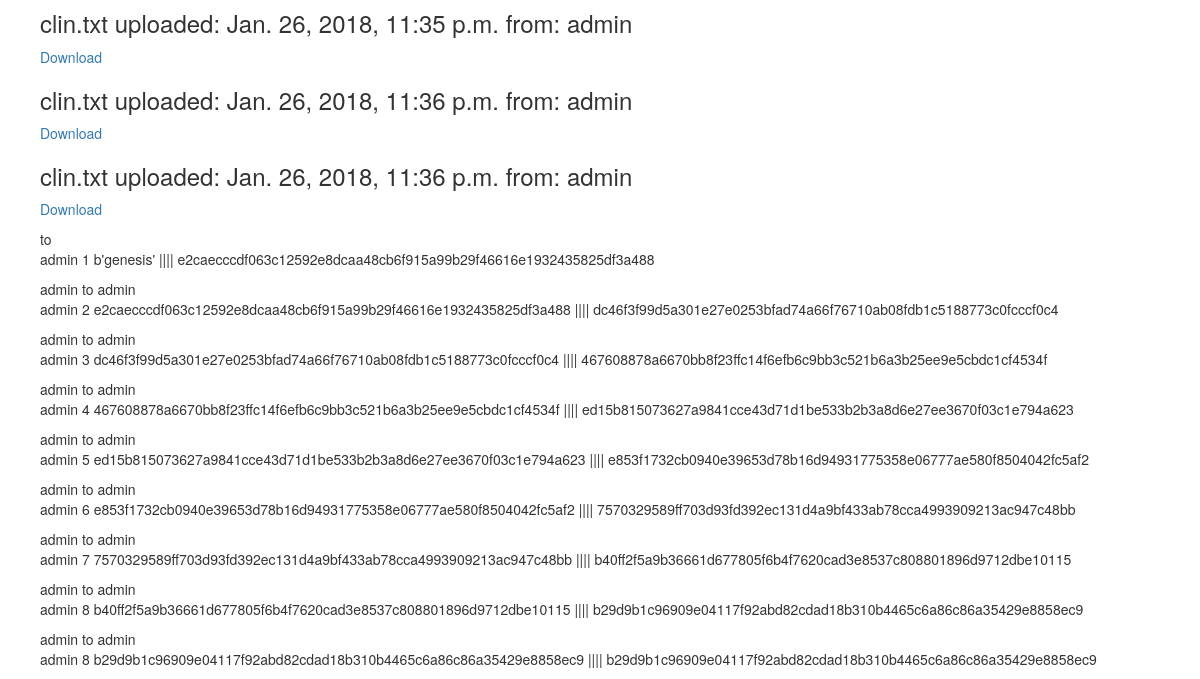
Before: /clinicaltrials/user/ (signed in, lower part) with the older database file.
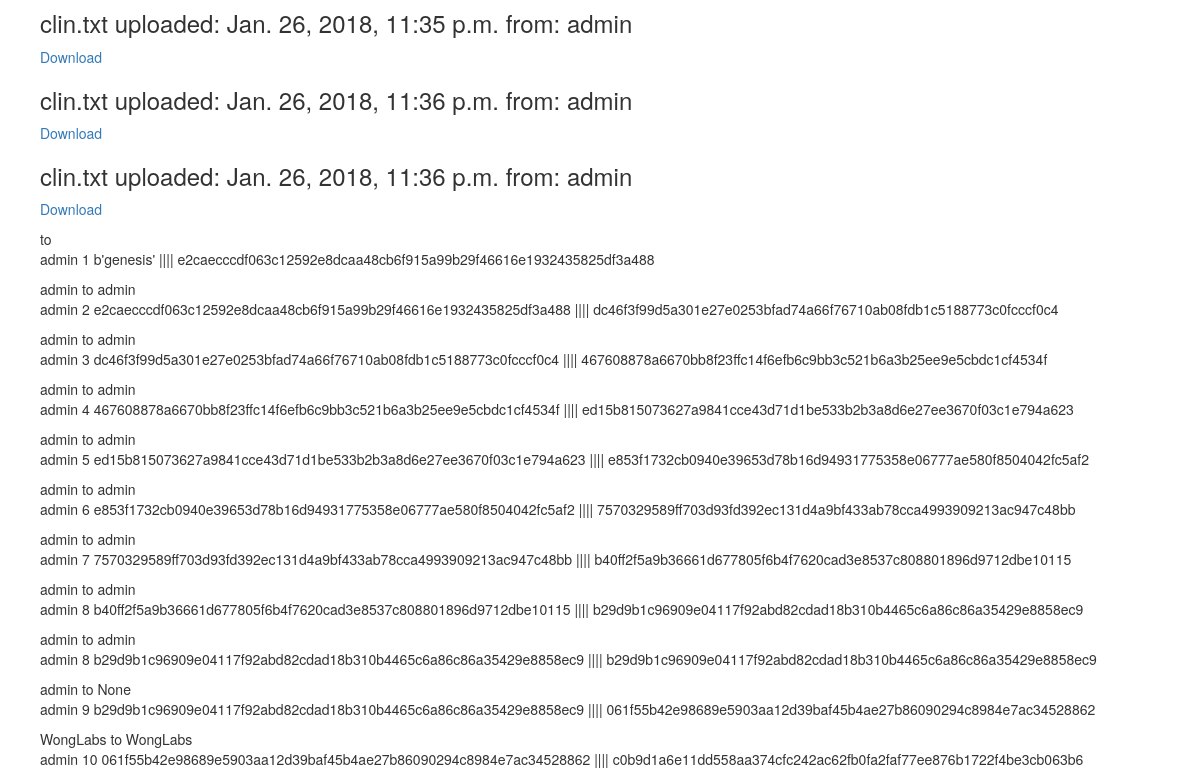
After: the same page with the newer database file.
### clinicaltrials/models.py (models this page shows, shortened)
class file(models.Model):
	clinicaltrial = models.ForeignKey(clinicaltrial, on_delete = models.CASCADE, blank=True, null=True)
	owner = models.ForeignKey(User, related_name="owner", on_delete = models.CASCADE, blank=True, null=True, unique = False)
	sender = models.ForeignKey(User, related_name="sender", on_delete = models.CASCADE, blank=True, null=True, unique = False)
	filename = models.CharField(max_length = 100)
	encrypted = models.BooleanField(default=False, blank=True)
	password = models.CharField(max_length=500, blank=True, default='')
	data = models.FileField()
	uploadDate = models.DateTimeField(auto_now_add=True)
	dataHash = models.CharField(max_length = 100, blank = True, null= True)

class block(models.Model):
	owner = models.ForeignKey(User, on_delete = models.CASCADE, blank=True, null=True)
	index = models.IntegerField(blank=True, null = True)
	fileReference = models.ForeignKey(file, on_delete = models.CASCADE, blank=True, null=True)
	hashString = models.CharField(max_length = 500, blank=True, null = True)
	previousHash = models.CharField(max_length = 500, blank=True, null = True)
	timeStamp = models.DateTimeField(auto_now_add=True)

### clinicaltrials/views.py (the view)
def userhome(request):
    if request.user.is_anonymous:
        return render(request, 'clinicaltrials/index.html', {'all_trials': clinicaltrial.objects.all() })
    ownedFiles = file.objects.all().filter(owner=request.user)
    blocks = request.user.block_set.order_by('index')
    context = {"ownedFiles" : ownedFiles, "blocks" : blocks}
    return render(request, 'clinicaltrials/user_home.html', context)

### clinicaltrials/templates/clinicaltrials/user_home.html (shortened to what this page needs)
{% extends 'clinicaltrials/base.html' %}
{% block body %}
{% for file in ownedFiles %}
	<ul>
		<h3> {{file.filename}} uploaded: {{file.uploadDate}} from: {{file.sender}} </h3>
		<a href="{% url 'clinicaltrial:download' file.data.path %}"> Download </a>
		<br>
	</ul>
{% endfor %}
{% for block in blocks %}
	<ul>
		{{block.fileReference.sender}} to {{block.fileReference.owner}}
		<br>
		{{block.owner}} {{block.index}} {{block.previousHash}} |||| {{block.hashString}}
	</ul>
{% endfor %}
{% endblock %}

Changed rows visible on the page:
added block: fileReference.sender "admin", fileReference.owner "None", owner "admin", index "9", previousHash "b29d9b1c96909e04117f92abd82cdad18b310b4465c6a86c86a35429e8858ec9", hashString "061f55b42e98689e5903aa12d39baf45b4ae27b86090294c8984e7ac34528862"
added block: fileReference.sender "WongLabs", fileReference.owner "WongLabs", owner "admin", index "10", previousHash "061f55b42e98689e5903aa12d39baf45b4ae27b86090294c8984e7ac34528862", hashString "c0b9d1a6e11dd558aa374cfc242ac62fb0fa2faf77ee876b1722f4be3cb063b6"
